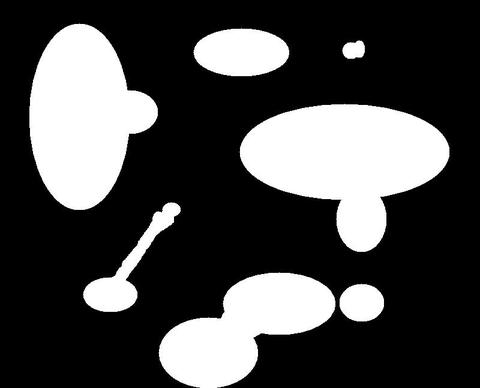
#> input picture camera-opencv/02-image_process/moment.jpg, 480 x 388 px
$ python erode_dilate.py moment.jpg   (Python 2 division)
#> lines starting #> are read from the running program, lines starting #| are printed output that depends on the picture; after the words box and inside, x2 and y2 are one past the last pixel; in counts of white or black regions, pixels touching at a corner belong together

import cv2
import sys
import numpy as np

try:
    imagePath = sys.argv[1]
    image = cv2.imread(imagePath)
#> image is the input picture: shape (388, 480, 3); min 0, max 255, mean 72.4
except:
    image = cv2.imread("lena512rgb.png")

# convert RGB to Gray to Binary
gray = cv2.cvtColor(image, cv2.COLOR_BGR2GRAY)
(_, binary) = cv2.threshold(gray, 127, 255, cv2.THRESH_BINARY)
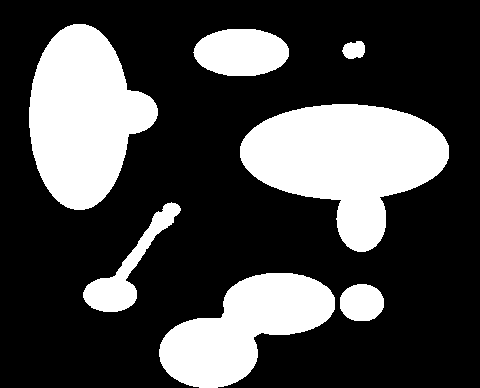
#> binary: shape (388, 480); 28.4% white; 7 white regions, largest, box (x1, y1, x2, y2) and area: (240, 104, 449, 252) 18046, (29, 24, 158, 210) 15721, (159, 273, 335, 388) 11106
cv2.imshow("Binary", binary)
cv2.waitKey(0)

kernel = np.ones((3,3), np.uint8)
erode  = cv2.erode(binary, kernel, iterations=1)
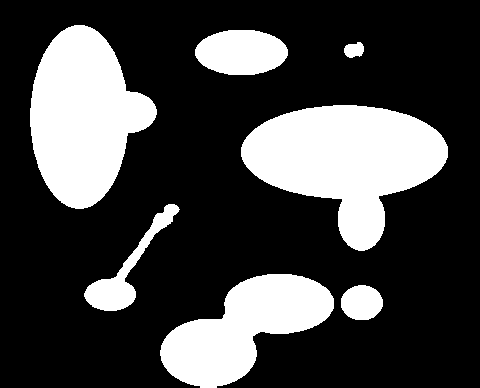
#> erode: shape (388, 480); 26.8% white; 7 white regions, largest, box (x1, y1, x2, y2) and area: (241, 105, 448, 251) 17314, (30, 25, 157, 209) 15095, (160, 274, 334, 388) 10531
cv2.imshow("Erode", erode)
print "Erode image..."
cv2.waitKey(0)

dilate = cv2.dilate(binary, kernel, iterations=1)
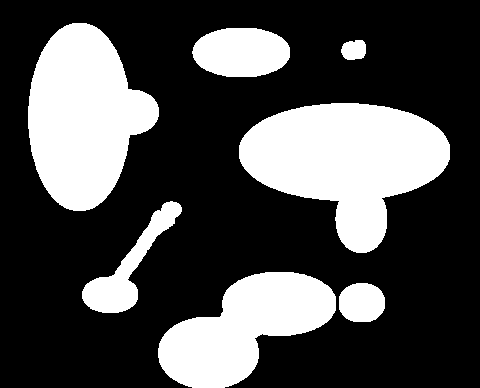
#> dilate: shape (388, 480); 30% white; 7 white regions, largest, box (x1, y1, x2, y2) and area: (239, 103, 450, 253) 18784, (28, 23, 159, 211) 16355, (158, 272, 336, 388) 11685
cv2.imshow("Dilate", dilate)
print "Dilate image..."
cv2.waitKey(0)

cv2.destroyAllWindows()
